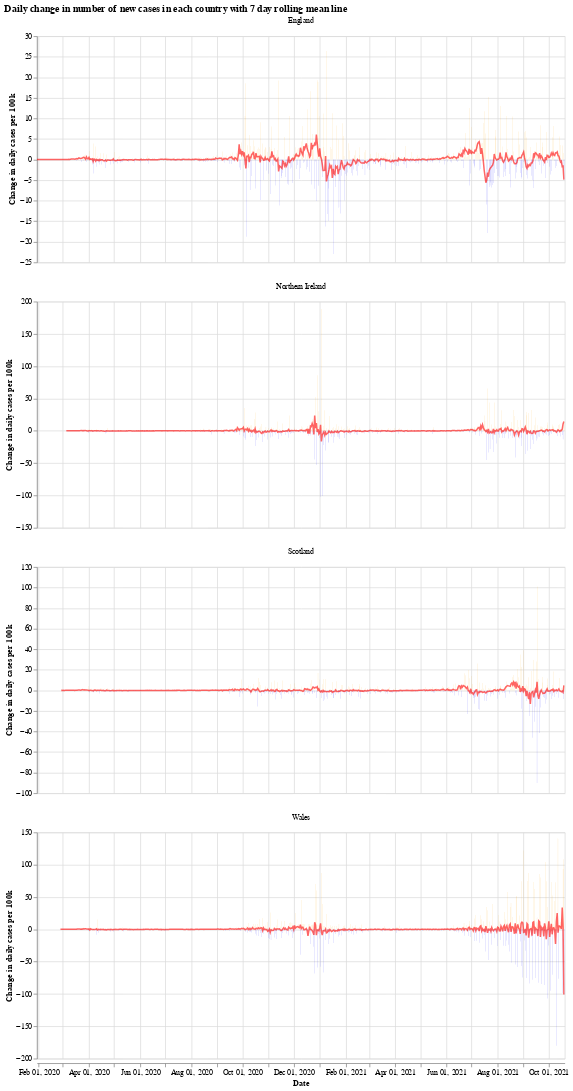

Notebook source saved alongside this figure:
### Markdown cell above
We will use the Python library `Altair` for visualising the data, see the [altair docs](https://altair-viz.github.io/) for more information.

First we have a graph which shows the daily change in the number of new cases for each country. This number jumps up and down all over the place, which is likely due to delay in reporting of new cases over the weekend. Another interesting thing is that it looks like the daily cases in Wales experienced a much shorter period of calm over the summer (calm in the sense of daily cases not jumping up and down).

The orange bars are days when the number of new cases (per 100k population) was more than the previous day, while the blue are days when the number of new cases dropped. The red line is the 7 day moving average. 

When the moving average line is below 0, it means that there is a consistent drop in new cases. We can see this clearly happening around the times that lockdowns were introduced (though, to varying degrees). I will update the graphs soon with a marker of when each lockdown started.

### Code cell
# collapse
import altair as alt

bars = alt.Chart(uk_cases).mark_bar().encode(
    x=alt.X("yearmonthdate(date):T", axis=alt.Axis(title='Date')),
    y=alt.Y("casesChangeRate:Q", axis=alt.Axis(title='Change in daily cases per 100k')),
    tooltip='casesChange',
    color=alt.condition(
        alt.datum.casesChangeRate > 0,
        alt.value("orange"),  # The positive color
        alt.value("blue")  # The negative color
    )
).properties(title='Daily change in number of new cases with 7 day rolling mean',width=700).interactive()

line = alt.Chart(uk_cases).mark_line(
    color='red',
    size=2,
    opacity=0.6
).transform_window(
    rolling_mean='mean(casesChangeRate)',
    frame=[0, 7],
    groupby=['areaName']
).encode(
    x='yearmonthdate(date):T',
    y='rolling_mean:Q'
)

alt.layer(bars, line, data=uk_cases).facet(alt.Column(
    'areaName', title=''), columns=1).resolve_scale(y='independent').properties(title='Daily change in number of new cases in each country with 7 day rolling mean line')

### Figure 1 — Vega-Lite specification as saved in the notebook (floating-point values rounded to 4 significant figures; data arrays with more than 128 entries replaced by an {"elided": "..."} marker saying what was removed)
{"config": {"view": {"continuousWidth": 400, "continuousHeight": 300}}, "data": {"name": "data-3c45fd3af0c13903d622a9007e008a8a"}, "facet": {"type": "nominal", "field": "areaName", "title": ""}, "spec": {"layer": [{"mark": "bar", "encoding": {"color": {"condition": {"value": "orange", "test": "(datum.casesChangeRate > 0)"}, "value": "blue"}, "tooltip": {"type": "quantitative", "field": "casesChange"}, "x": {"type": "temporal", "axis": {"title": "Date"}, "field": "date", "timeUnit": "yearmonthdate"}, "y": {"type": "quantitative", "axis": {"title": "Change in daily cases per 100k"}, "field": "casesChangeRate"}}, "selection": {"selector001": {"type": "interval", "bind": "scales", "encodings": ["x", "y"]}}, "title": "Daily change in number of new cases with 7 day rolling mean", "width": 700}, {"mark": {"type": "line", "color": "red", "opacity": 0.6, "size": 2}, "encoding": {"x": {"type": "temporal", "field": "date", "timeUnit": "yearmonthdate"}, "y": {"type": "quantitative", "field": "rolling_mean"}}, "transform": [{"window": [{"op": "mean", "field": "casesChangeRate", "as": "rolling_mean"}], "frame": [0, 7], "groupby": ["areaName"]}]}]}, "columns": 1, "resolve": {"scale": {"y": "independent"}}, "title": "Daily change in number of new cases in each country with 7 day rolling mean line", "$schema": "https://vega.github.io/schema/vega-lite/v4.8.1.json", "datasets": {"data-3c45fd3af0c13903d622a9007e008a8a": {"elided": "2424 records"}}}
